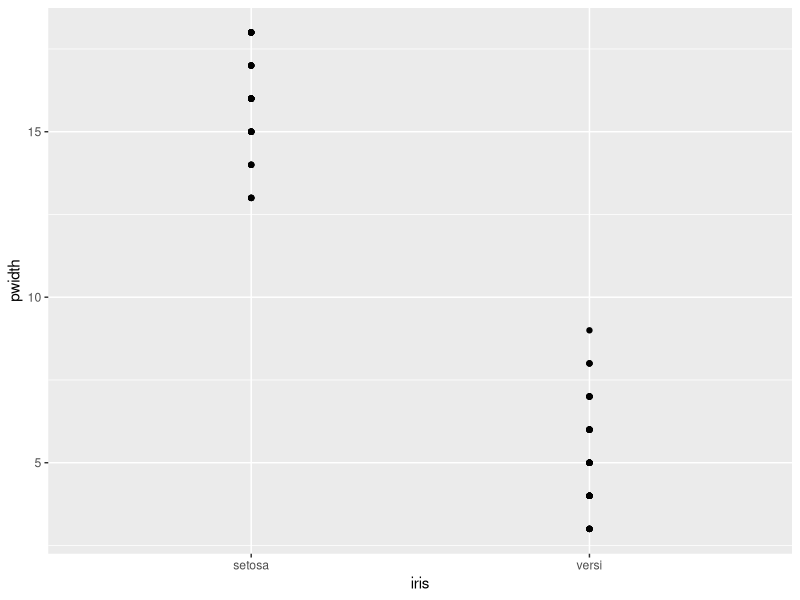
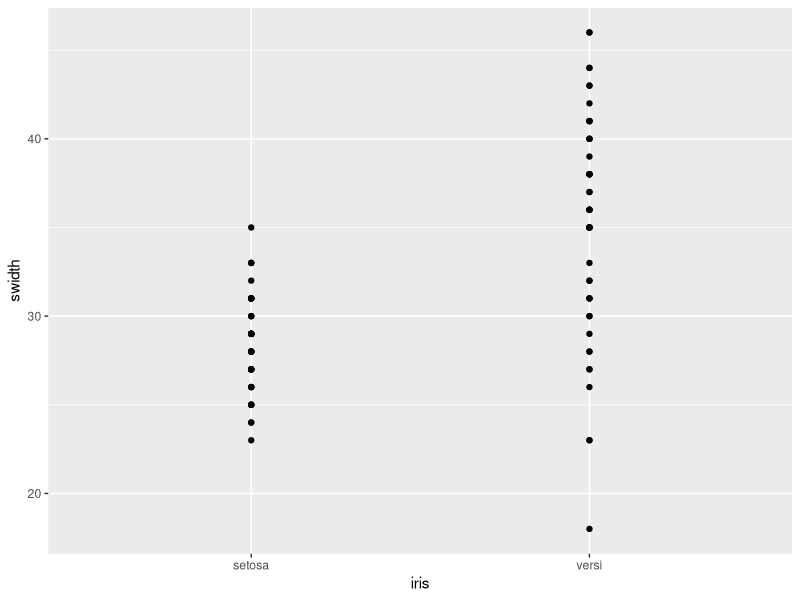
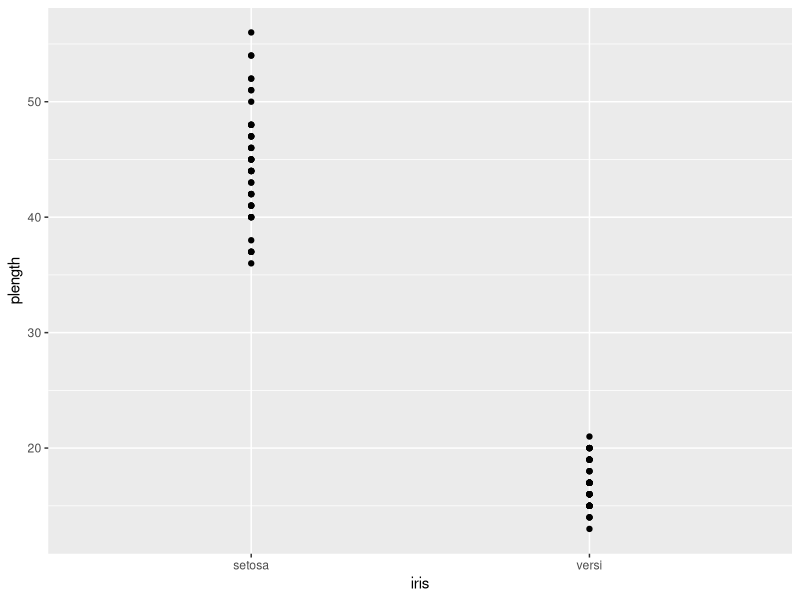
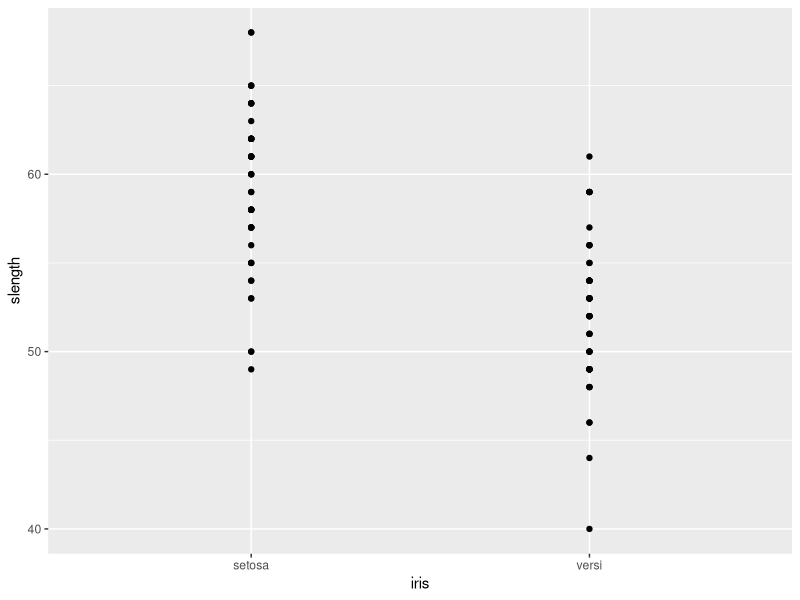

Write R code to recreate these figures, in order.
## ---- chunk 1
knitr::opts_chunk$set(echo = TRUE)
## ---- chunk 2
library(tidyverse)
library(here)
## ---- chunk 3
setosa_sepal <- read_table(here("Data/setosa_sepal.txt"))
setosa_petal <- read_table(here("Data/setosa_petal.txt"))
versi_sepal <- read_table(here("Data/versi_sepal.txt"))
versi_petal <- read_table(here("Data/versi_petal.txt"))
## ---- chunk 4
colnames(setosa_petal) <- c("plantid", "pwidth", "plength")
colnames(setosa_sepal) <- c("plantid", "swidth", "slength")
colnames(versi_petal) <- c("plantid", "pwidth", "plength")
colnames(versi_sepal) <- c("plantid", "swidth", "slength")
## ---- chunk 5
setosa <- inner_join(
x = setosa_petal,
y = setosa_sepal,
by = "plantid"
)
versi <- inner_join(
x = versi_petal,
y = versi_sepal,
by = "plantid"
)
## ---- chunk 6
setosa <- setosa %>%
mutate(.,
iris = "setosa"
)
versi <- versi %>%
mutate(.,
iris = "versi"
)
## ---- chunk 7
setosa_versi <- rbind(setosa, versi)
## ---- chunk 8
qplot(
x = iris,
y = pwidth,
data = setosa_versi)
## ---- chunk 9
qplot(
x = iris,
y = swidth,
data = setosa_versi)
## ---- chunk 10
qplot(
x = iris,
y = plength,
data = setosa_versi)
## ---- chunk 11
qplot(
x = iris,
y = slength,
data = setosa_versi)
## ---- chunk 12
(resp_uneq <- t.test(pwidth ~ iris, data = setosa_versi))
(resp_uneq <- t.test(swidth ~ iris, data = setosa_versi))
(resp_uneq <- t.test(plength ~ iris, data = setosa_versi))
(resp_uneq <- t.test(slength ~ iris, data = setosa_versi))
## ---- chunk 13
(resp_eq <- t.test(pwidth ~ iris, var.equal = T, data = setosa_versi))
(resp_eq <- t.test(swidth ~ iris, var.equal = T, data = setosa_versi))
(resp_eq <- t.test(plength ~ iris, var.equal = T, data = setosa_versi))
(resp_eq <- t.test(slength ~ iris, var.equal = T, data = setosa_versi))
